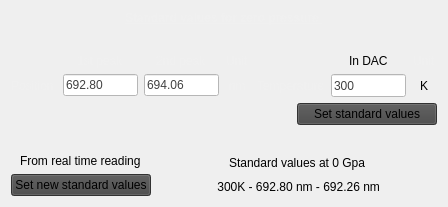
      <widget class="QWidget" name="tab_2">
       <attribute name="title">
        <string>Standard values</string>
       </attribute>
       <layout class="QGridLayout" name="gridLayout_10">
        <item row="1" column="0" colspan="5">
         <widget class="PyDMDrawingLine" name="PyDMDrawingLine_2">
          <property name="minimumSize">
           <size>
            <width>0</width>
            <height>17</height>
           </size>
          </property>
          <property name="maximumSize">
           <size>
            <width>16777215</width>
            <height>17</height>
           </size>
          </property>
          <property name="toolTip">
           <string/>
          </property>
          <property name="whatsThis">
           <string>
    A widget with a line drawn in it.
    This class inherits from PyDMDrawing.

    Parameters
    ----------
    parent : QWidget
        The parent widget for the Label
    init_channel : str, optional
        The channel to be used by the widget.
    </string>
          </property>
          <property name="brush" stdset="0">
           <brush brushstyle="SolidPattern">
            <color alpha="255">
             <red>240</red>
             <green>240</green>
             <blue>240</blue>
            </color>
           </brush>
          </property>
         </widget>
        </item>
        <item row="2" column="0" colspan="5">
         <layout class="QGridLayout" name="gridLayout_9">
          <item row="1" column="6" alignment="Qt::AlignHCenter">
           <widget class="QLabel" name="label_23">
            <property name="text">
             <string>K</string>
            </property>
           </widget>
          </item>
          <item row="0" column="2" alignment="Qt::AlignHCenter">
           <widget class="PyDMLabel" name="PyDMLabel_9">
            <property name="toolTip">
             <string/>
            </property>
            <property name="whatsThis">
             <string/>
            </property>
            <property name="styleSheet">
             <string notr="true">color: rgb(240, 240, 240);</string>
            </property>
            <property name="text">
             <string>2nd peak</string>
            </property>
           </widget>
          </item>
          <item row="1" column="5">
           <widget class="QLineEdit" name="LineEdit_tempBase_2">
            <property name="minimumSize">
             <size>
              <width>75</width>
              <height>23</height>
             </size>
            </property>
            <property name="maximumSize">
             <size>
              <width>75</width>
              <height>23</height>
             </size>
            </property>
            <property name="styleSheet">
             <string notr="true">background-color: rgb(255, 255, 255);
color: rgb(65, 65, 65);</string>
            </property>
            <property name="text">
             <string>300</string>
            </property>
           </widget>
          </item>
          <item row="1" column="1" alignment="Qt::AlignHCenter">
           <widget class="QLineEdit" name="LineEdit_1nm_2">
            <property name="minimumSize">
             <size>
              <width>75</width>
              <height>0</height>
             </size>
            </property>
            <property name="maximumSize">
             <size>
              <width>75</width>
              <height>16777215</height>
             </size>
            </property>
            <property name="styleSheet">
             <string notr="true">background-color: rgb(255, 255, 255);
color: rgb(65, 65, 65);</string>
            </property>
            <property name="text">
             <string>692.80</string>
            </property>
           </widget>
          </item>
          <item row="0" column="3" alignment="Qt::AlignHCenter">
           <widget class="PyDMLabel" name="PyDMLabel_31">
            <property name="toolTip">
             <string/>
            </property>
            <property name="whatsThis">
             <string/>
            </property>
            <property name="styleSheet">
             <string notr="true">color: rgb(240, 240, 240);</string>
            </property>
            <property name="text">
             <string>Unit</string>
            </property>
           </widget>
          </item>
          <item row="0" column="6" alignment="Qt::AlignHCenter">
           <widget class="PyDMLabel" name="PyDMLabel_33">
            <property name="toolTip">
             <string/>
            </property>
            <property name="whatsThis">
             <string/>
            </property>
            <property name="styleSheet">
             <string notr="true">color: rgb(240, 240, 240);</string>
            </property>
            <property name="text">
             <string>Unit</string>
            </property>
           </widget>
          </item>
          <item row="1" column="3" alignment="Qt::AlignHCenter">
           <widget class="PyDMLabel" name="PyDMLabel_10">
            <property name="toolTip">
             <string/>
            </property>
            <property name="whatsThis">
             <string/>
            </property>
            <property name="styleSheet">
             <string notr="true">color: rgb(240, 240, 240);</string>
            </property>
            <property name="text">
             <string>nm</string>
            </property>
           </widget>
          </item>
          <item row="1" column="0">
           <widget class="PyDMLabel" name="PyDMLabel_2">
            <property name="toolTip">
             <string/>
            </property>
            <property name="whatsThis">
             <string/>
            </property>
            <property name="styleSheet">
             <string notr="true">color: rgb(240, 240, 240);</string>
            </property>
            <property name="text">
             <string>Position </string>
            </property>
           </widget>
          </item>
          <item row="1" column="4" alignment="Qt::AlignHCenter">
           <widget class="PyDMLabel" name="PyDMLabel_4">
            <property name="toolTip">
             <string/>
            </property>
            <property name="whatsThis">
             <string/>
            </property>
            <property name="styleSheet">
             <string notr="true">color: rgb(240, 240, 240);</string>
            </property>
            <property name="text">
             <string>Temperature</string>
            </property>
           </widget>
          </item>
          <item row="1" column="2" alignment="Qt::AlignHCenter">
           <widget class="QLineEdit" name="LineEdit_2nm_2">
            <property name="minimumSize">
             <size>
              <width>75</width>
              <height>0</height>
             </size>
            </property>
            <property name="maximumSize">
             <size>
              <width>75</width>
              <height>16777215</height>
             </size>
            </property>
            <property name="styleSheet">
             <string notr="true">background-color: rgb(255, 255, 255);
color: rgb(65, 65, 65);</string>
            </property>
            <property name="text">
             <string>694.06</string>
            </property>
           </widget>
          </item>
          <item row="0" column="1" alignment="Qt::AlignHCenter">
           <widget class="PyDMLabel" name="PyDMLabel_11">
            <property name="toolTip">
             <string/>
            </property>
            <property name="whatsThis">
             <string/>
            </property>
            <property name="styleSheet">
             <string notr="true">color: rgb(240, 240, 240);</string>
            </property>
            <property name="text">
             <string>1st peak</string>
            </property>
           </widget>
          </item>
          <item row="0" column="5" alignment="Qt::AlignHCenter">
           <widget class="QLabel" name="label_30">
            <property name="text">
             <string>In DAC</string>
            </property>
           </widget>
          </item>
         </layout>
        </item>
        <item row="4" column="0" colspan="5">
         <widget class="PyDMDrawingLine" name="PyDMDrawingLine_3">
          <property name="minimumSize">
           <size>
            <width>0</width>
            <height>17</height>
           </size>
          </property>
          <property name="maximumSize">
           <size>
            <width>16777215</width>
            <height>17</height>
           </size>
          </property>
          <property name="toolTip">
           <string/>
          </property>
          <property name="whatsThis">
           <string>
    A widget with a line drawn in it.
    This class inherits from PyDMDrawing.

    Parameters
    ----------
    parent : QWidget
        The parent widget for the Label
    init_channel : str, optional
        The channel to be used by the widget.
    </string>
          </property>
          <property name="styleSheet">
           <string notr="true"/>
          </property>
          <property name="brush" stdset="0">
           <brush brushstyle="SolidPattern">
            <color alpha="255">
             <red>240</red>
             <green>240</green>
             <blue>240</blue>
            </color>
           </brush>
          </property>
         </widget>
        </item>
        <item row="5" column="0" colspan="2">
         <layout class="QGridLayout" name="gridLayout_12">
          <item row="0" column="0" alignment="Qt::AlignHCenter">
           <widget class="QLabel" name="label_20">
            <property name="text">
             <string>From real time reading</string>
            </property>
           </widget>
          </item>
          <item row="1" column="0">
           <widget class="PyDMPushButton" name="PyDMPushButton">
            <property name="toolTip">
             <string/>
            </property>
            <property name="whatsThis">
             <string>
    Basic PushButton to send a fixed value.

    The PyDMPushButton is meant to hold a specific value, and send that value
    to a channel when it is clicked, much like the MessageButton does in EDM.
    The PyDMPushButton works in two different modes of operation, first, a
    fixed value can be given to the :attr:`.pressValue` attribute, whenever the
    button is clicked a signal containing this value will be sent to the
    connected channel. This is the default behavior of the button. However, if
    the :attr:`.relativeChange` is set to True, the fixed value will be added
    to the current value of the channel. This means that the button will
    increment a channel by a fixed amount with every click, a consistent
    relative move

    Parameters
    ----------
    parent : QObject, optional
        Parent of PyDMPushButton

    label : str, optional
        String to place on button

    icon : QIcon, optional
        An Icon to display on the PyDMPushButton

    pressValue : int, float, str
        Value to be sent when the button is clicked

    relative : bool, optional
        Choice to have the button perform a relative put, instead of always
        setting to an absolute value

    init_channel : str, optional
        ID of channel to manipulate

    </string>
            </property>
            <property name="styleSheet">
             <string notr="true">background-color: rgb(70, 70, 70);</string>
            </property>
            <property name="text">
             <string>Set new standard values</string>
            </property>
           </widget>
          </item>
         </layout>
        </item>
        <item row="5" column="2" colspan="3">
         <layout class="QGridLayout" name="gridLayout_14">
          <item row="0" column="0" alignment="Qt::AlignHCenter">
           <widget class="QLabel" name="label_21">
            <property name="text">
             <string>Standard values at 0 Gpa</string>
            </property>
           </widget>
          </item>
          <item row="1" column="0" alignment="Qt::AlignHCenter">
           <widget class="QLabel" name="label_22">
            <property name="text">
             <string> 300K - 692.80 nm - 692.26 nm</string>
            </property>
           </widget>
          </item>
         </layout>
        </item>
        <item row="3" column="4">
         <widget class="PyDMPushButton" name="PyDMPushButton_setSV">
          <property name="minimumSize">
           <size>
            <width>140</width>
            <height>0</height>
           </size>
          </property>
          <property name="toolTip">
           <string/>
          </property>
          <property name="whatsThis">
           <string>
    Basic PushButton to send a fixed value.

    The PyDMPushButton is meant to hold a specific value, and send that value
    to a channel when it is clicked, much like the MessageButton does in EDM.
    The PyDMPushButton works in two different modes of operation, first, a
    fixed value can be given to the :attr:`.pressValue` attribute, whenever the
    button is clicked a signal containing this value will be sent to the
    connected channel. This is the default behavior of the button. However, if
    the :attr:`.relativeChange` is set to True, the fixed value will be added
    to the current value of the channel. This means that the button will
    increment a channel by a fixed amount with every click, a consistent
    relative move

    Parameters
    ----------
    parent : QObject, optional
        Parent of PyDMPushButton

    label : str, optional
        String to place on button

    icon : QIcon, optional
        An Icon to display on the PyDMPushButton

    pressValue : int, float, str
        Value to be sent when the button is clicked

    relative : bool, optional
        Choice to have the button perform a relative put, instead of always
        setting to an absolute value

    init_channel : str, optional
        ID of channel to manipulate

    </string>
          </property>
          <property name="styleSheet">
           <string notr="true">background-color: rgb(70, 70, 70);</string>
          </property>
          <property name="text">
           <string>Set standard values</string>
          </property>
         </widget>
        </item>
        <item row="0" column="0" colspan="5" alignment="Qt::AlignHCenter">
         <widget class="PyDMLabel" name="PyDMLabel_tempCalc_3">
          <property name="font">
           <font>
            <weight>75</weight>
            <bold>true</bold>
            <underline>true</underline>
           </font>
          </property>
          <property name="toolTip">
           <string/>
          </property>
          <property name="whatsThis">
           <string/>
          </property>
          <property name="styleSheet">
           <string notr="true">color: rgb(240, 240, 240);</string>
          </property>
          <property name="text">
           <string>Standard values for zero pressure </string>
          </property>
         </widget>
        </item>
       </layout>
      </widget>
